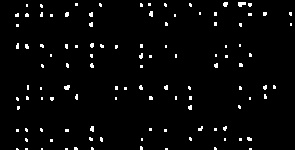
#> input picture BraillerReader/roi.jpg, 295 x 150 px
$ python 'Horizontal segmentation.py'
#> lines starting #> are read from the running program, lines starting #| are printed output that depends on the picture; after the words box and inside, x2 and y2 are one past the last pixel; in counts of white or black regions, pixels touching at a corner belong together
import cv2
import numpy as np
import math

th2=cv2.imread('roi.jpg')
#> th2 is the input picture: shape (150, 295, 3); min 0, max 255, mean 7.4
r,c,w=th2.shape
#> r = 150; c = 295; w = 3
horizontalStructure = cv2.getStructuringElement(cv2.MORPH_RECT, (c+2000,13))
horizontal = cv2.dilate(th2, horizontalStructure, (-1, -1))
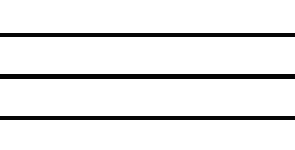
#> horizontal: shape (150, 295, 3); min 5, max 255, mean 233.4
cv2.imwrite("horizontal2.jpg", horizontal)


img = cv2.imread('horizontal2.jpg')

#defining the edges
edges = cv2.Canny(img,50,150,apertureSize = 3)
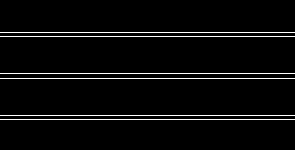
#> edges: shape (150, 295); 4% white in thin lines or dots, all inside (x1, y1, x2, y2) = (0, 32, 295, 120)
cv2.imwrite('edges.jpg',edges)


#finding the end points of the hough lines
#lines = cv2.HoughLines(edges,1,np.pi/180,200)
m=[]

minLineLength = 100
maxLineGap = 10
lines = cv2.HoughLinesP(edges,1,np.pi/180,15,minLineLength,maxLineGap)
#> lines = [[0, 115, 294, 115], [0, 32, 294, 32], [0, 73, 294, 73], [0, 78, 294, 78], [0, 36, 294, 36], [0, 119, 294, 119]]
for x in range(0, len(lines)):
        for x1,y1,x2,y2 in lines[x]:
                m.append(((x1,y1),(x2,y2)))
#> this loop made 6 passes
#> after the loop, m = [((0, 115), (294, 115)), ((0, 32), (294, 32)), ((0, 73), (294, 73)), ((0, 78), (294, 78)), ((0, 36), (294, 36)), ((0, 119), (294, 119))]
#print m
print ("length of list m is:",len(m))
#| length of list m is: 6

sorted_m=sorted(m, key=lambda x: x[0][1])
#> sorted_m = [((0, 32), (294, 32)), ((0, 36), (294, 36)), ((0, 73), (294, 73)), ((0, 78), (294, 78)), ((0, 115), (294, 115)), ((0, 119), (294, 119))]


print ("length of list sorted_m is:", len(sorted_m))
#| length of list sorted_m is: 6

sorted_m.insert(0,((0,0),(c,0)))
#drawing line
for i in range (0,len(sorted_m)):
    cv2.line(th2,sorted_m[i][0],sorted_m[i][1],(0,0,255),3)
#> this loop made 7 passes
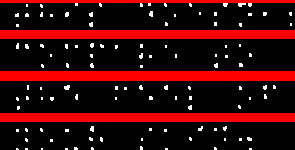
#> th2: shape (150, 295, 3); mean B, G, R 7.3, 7.3, 60


cv2.imwrite('hough_lines.png',th2)


s=cv2.imread('hough_lines.png')
p=[]
for i in range (0,len(sorted_m)):
    if i!=len(sorted_m)-1:
        p.append(th2[sorted_m[i][0][1]:sorted_m[i+1][0][1],sorted_m[i][0][0]:sorted_m[i][1][0]])
    else:
        p.append(th2[sorted_m[len(lines)-2][0][1]:r, sorted_m[len(lines)][0][0]:sorted_m[len(lines)][1][0]])
#> after the loop, p = 7 items

pix=[]

print(len(p))
#| 7

for x in range(len(p)):
    def contains_white(img):
        gray_image = cv2.cvtColor(img, cv2.COLOR_BGR2GRAY)
        ret, threshold = cv2.threshold(gray_image,100,255,cv2.THRESH_BINARY)
        h,w,l=img.shape
        for i in range(h):
            for j in range(w):
                if threshold[i][j]==255:
                    return True


    result= contains_white(p[x])
    if result== True:
        pix.append(p[x])
#> this loop made 7 passes
#> (h in contains_white, w in contains_white) on passes 1 to 7: (32, 295), (4, 294), (37, 294), (5, 294), (37, 294), (4, 294), (72, 294)
#> pass 1, in contains_white, `gray_image = cv2.cvtColor(img, cv2.COLOR_BGR2GRAY)`:
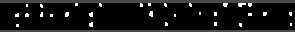
#> gray_image: shape (32, 295); min 0, max 255, mean 21.8
#> pass 1, in contains_white, `ret, threshold = cv2.threshold(gray_image,100,255,cv2.THRESH_BINARY)`:
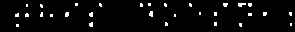
#> threshold: shape (32, 295); 3.8% white in thin lines or dots, all inside (x1, y1, x2, y2) = (15, 3, 292, 27)
#> after the loop, pix = 4 items


print(len(pix))
#| 4
for i in range(len(pix)):
    cv2.imwrite('part' +str(i)+'.jpg',pix[i])
#> this loop made 4 passes
#> pass 1, `cv2.imwrite('part' +str(i)+'.jpg',pix[i])`:
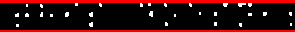
#> saved as part0.jpg: shape (32, 295, 3); mean B, G, R 10, 10, 49.8
#> pass 2, `cv2.imwrite('part' +str(i)+'.jpg',pix[i])`:
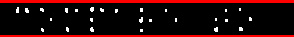
#> saved as part1.jpg: shape (37, 294, 3); mean B, G, R 7.1, 7.1, 41.6

cv2.waitKey(0)
cv2.destroyAllWindows()
